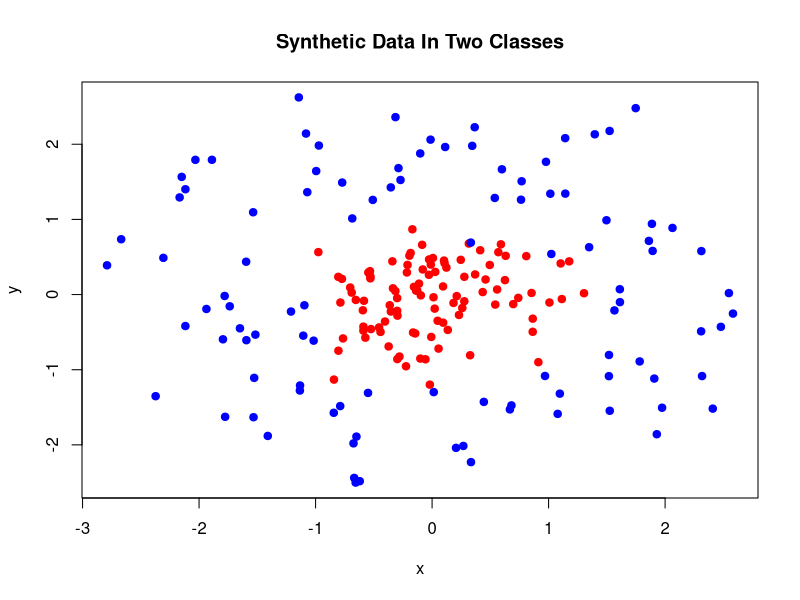
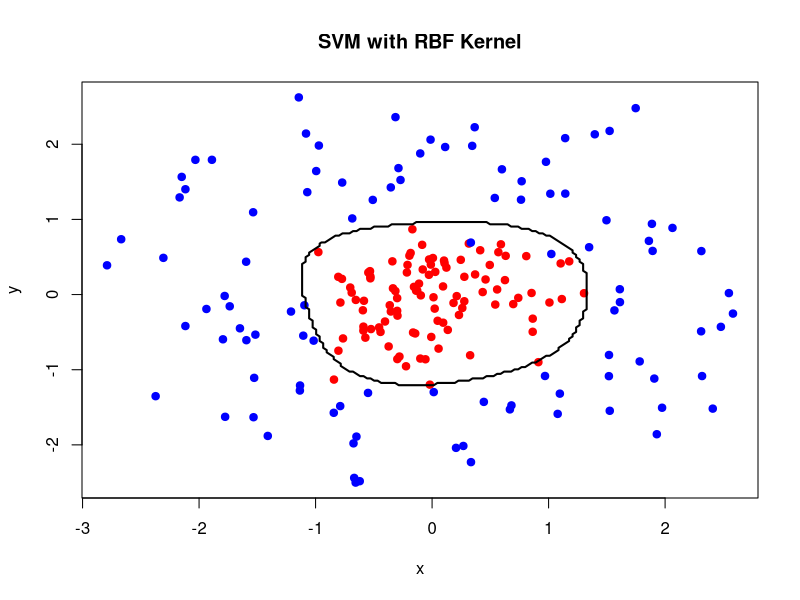
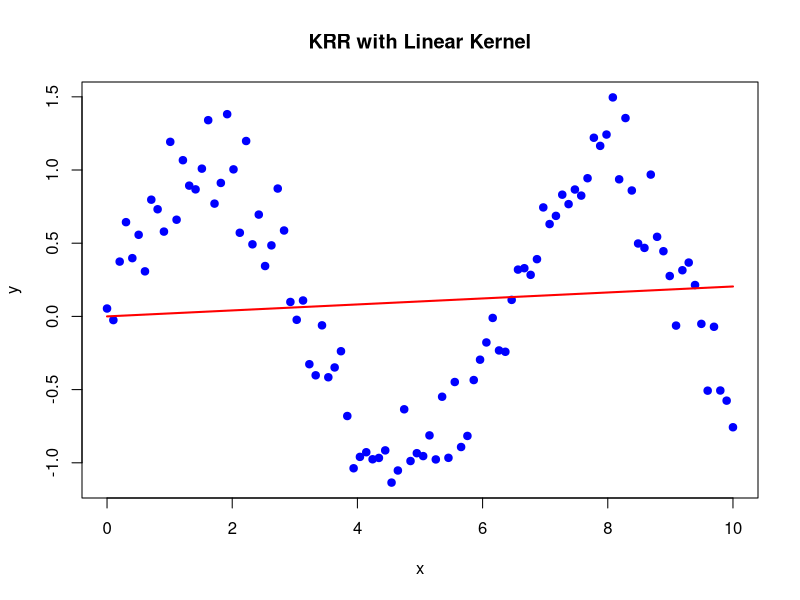
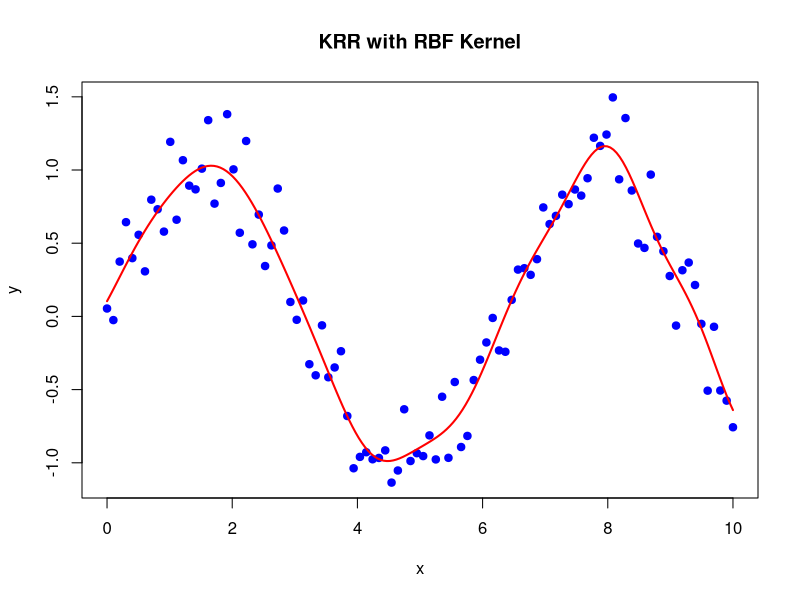

Write R code to recreate these figures, in order.
## ---- chunk 1
# Load necessary libraries
require(data.table)
require(e1071)

# Generate circular data
set.seed(6)
n <- 100

# A: Cluster near the origin
class_A <- data.table(x = rnorm(n, mean = 0, sd = 0.5),
                      y = rnorm(n, mean = 0, sd = 0.5))

# B: Points in a ring around the origin
angles <- runif(n, 0, 2 * pi)
radii <- rnorm(n, mean = 2, sd = 0.5)
class_B <- data.table(x = radii * cos(angles),
                      y = radii * sin(angles))

# Set classes
class_A[, label := "A"]
class_B[, label := "B"]

# Combine the classes
data <- rbind(class_A, class_B)
data[, label := as.factor(label)]

# Train SVM model with RBF kernel
svm_model <- svm(label ~ ., data = data, kernel = "radial", cost = 1, gamma = 1)

# Predict and create decision boundary
grid <- expand.grid(x = seq(-3, 3, length.out = 200),
                    y = seq(-3, 3, length.out = 200))
setDT(grid)
grid[, label := predict(svm_model, grid)]

# Plot 1: Data only (left)
plot(data$x, data$y, col = ifelse(data$label == "A", "red", "blue"), pch = 19,
     xlab = "x", ylab = "y", main = "Synthetic Data In Two Classes")

# Plot 2: Data with decision boundary (right)
plot(data$x, data$y, col = ifelse(data$label == "A", "red", "blue"), pch = 19,
     xlab = "x", ylab = "y", main = "SVM with RBF Kernel")
z <- matrix(as.numeric(grid$label == "A"), nrow = 200)
contour(seq(-3, 3, length.out = 200), seq(-3, 3, length.out = 200), z,
        levels = 0.5, add = TRUE, drawlabels = FALSE, col = "black", lwd = 2)
## ---- chunk 2
# Load necessary libraries
require(kernlab)

# Generate data
set.seed(6)
n <- 100
x <- seq(0, 10, length.out = n)
y_true <- sin(x)
noise <- rnorm(n, mean = 0, sd = 0.2)
y <- y_true + noise
X <- matrix(x, ncol = 1)

# Define parameters
lambda <- 0.1
sigma <- 1

# Define kernels
linear_kernel <- vanilladot()
rbf_kernel <- rbfdot(sigma = sigma)

# Compute kernel matrices
K_linear <- kernelMatrix(linear_kernel, X)
K_rbf <- kernelMatrix(rbf_kernel, X)

# Compute alpha
alpha_linear <- solve(K_linear + lambda * diag(n), y)
alpha_rbf <- solve(K_rbf + lambda * diag(n), y)

# Generate grid for prediction
x_grid <- seq(0, 10, length.out = 200)
X_grid <- matrix(x_grid, ncol = 1)

# Compute predictions
y_pred_linear <- kernelMatrix(linear_kernel, X_grid, X) %*% alpha_linear
y_pred_rbf <- kernelMatrix(rbf_kernel, X_grid, X) %*% alpha_rbf

# Plot 1: KRR with Linear Kernel
plot(x, y, pch = 19, col = "blue", xlab = "x", ylab = "y", main = "KRR with Linear Kernel")
lines(x_grid, y_pred_linear, col = "red", lwd = 2)

# Plot 2: KRR with RBF Kernel
plot(x, y, pch = 19, col = "blue", xlab = "x", ylab = "y", main = "KRR with RBF Kernel")
lines(x_grid, y_pred_rbf, col = "red", lwd = 2)
